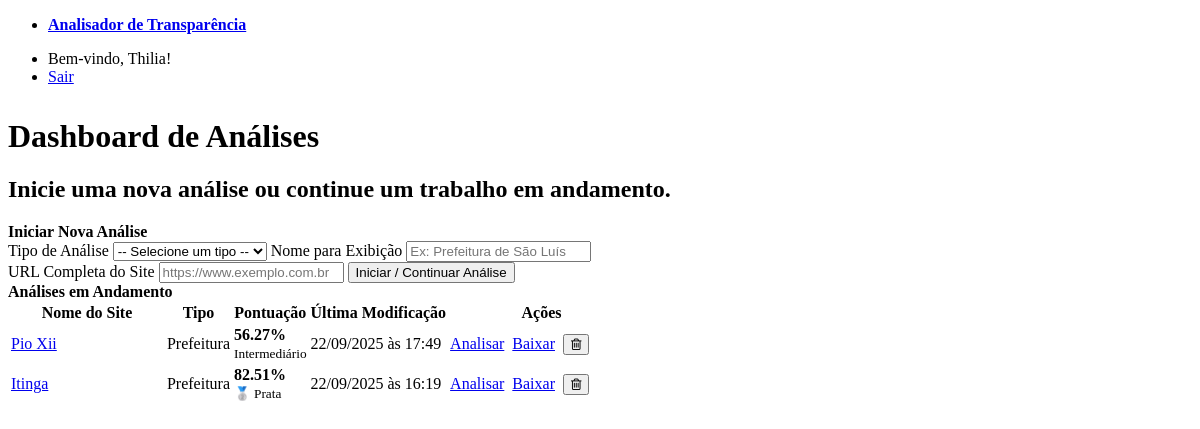
The page / (signed in) on the database its author committed.
### tables this page shows
CREATE TABLE analises (
            id INTEGER PRIMARY KEY AUTOINCREMENT,
            username TEXT NOT NULL,
            site_url TEXT NOT NULL,
            site_nome TEXT,
            tipo_analise TEXT,
            respostas TEXT,
            last_modified TIMESTAMP
        );

### app.py (the view)
@app.route('/')
@login_required
def dashboard():
    analises = db.listar_analises_por_usuario(session['username'])
    matriz_completa = logic.carregar_criterios()
    for analise in analises:
        criterios_para_analise = matriz_completa.get(analise['tipo_analise'])
        score = 0
        selo = "Não iniciado"
        if criterios_para_analise and analise.get('respostas'):
            resultados = logic.calcular_indice_e_selo(analise['respostas'], criterios_para_analise)
            score = resultados['indice']
            selo = resultados['selo']
        analise['score'] = score
        analise['selo'] = selo
        if analise.get('last_modified'):
            dt_obj = datetime.strptime(analise['last_modified'].split('.')[0], '%Y-%m-%d %H:%M:%S')
            analise['last_modified_fmt'] = dt_obj.strftime('%d/%m/%Y às %H:%M')
        else:
            analise['last_modified_fmt'] = "N/A"
        analise['latest_report'] = db.get_latest_report(analise['id'])
    dados_grafico_selos = {
        "labels": [a['selo'] for a in analises if a['selo'] != "Não iniciado"],
        "data": [1 for a in analises if a['selo'] != "Não iniciado"]
    }
    selos_contagem = {}
    [selos_contagem.update({s: selos_contagem.get(s, 0) + 1}) for s in dados_grafico_selos['labels']]
    dados_grafico_selos = {"labels": list(selos_contagem.keys()), "data": list(selos_contagem.values())}
    scores_por_tipo = {
        "Prefeitura": [a['score'] for a in analises if a['tipo_analise'] == 'Prefeitura'],
        "Câmara": [a['score'] for a in analises if a['tipo_analise'] == 'Câmara']
    }
    media_prefeitura = sum(scores_por_tipo["Prefeitura"]) / len(scores_por_tipo["Prefeitura"]) if scores_por_tipo["Prefeitura"] else 0
    media_camara = sum(scores_por_tipo["Câmara"]) / len(scores_por_tipo["Câmara"]) if scores_por_tipo["Câmara"] else 0
    dados_grafico_medias = {"labels": ["Prefeitura", "Câmara"], "data": [media_prefeitura, media_camara]}
    return render_template('dashboard.html', analises=analises, dados_grafico_selos=dados_grafico_selos, dados_grafico_medias=dados_grafico_medias)

### app.py (called while the page is built)
def login_required(f):
    @wraps(f)
    def decorated_function(*args, **kwargs):
        if 'username' not in session:
            flash('Por favor, faça login para aceder a esta página.', 'warning')
            return redirect(url_for('login'))
        return f(*args, **kwargs)
    return decorated_function

### db.py (called while the page is built)
def dict_factory(cursor, row):
    d = {}
    for idx, col in enumerate(cursor.description):
        d[col[0]] = row[idx]
    return d

def listar_analises_por_usuario(username):
    conn = sqlite3.connect(DB_NAME, timeout=15)
    conn.row_factory = dict_factory
    cursor = conn.cursor()
    cursor.execute("SELECT id, site_url, site_nome, tipo_analise, last_modified, respostas FROM analises WHERE username = ? ORDER BY last_modified DESC", (username,))
    analises = cursor.fetchall()
    for analise in analises:
        analise['respostas'] = json.loads(analise['respostas']) if analise.get('respostas') else {}
    conn.close()
    return analises

def get_latest_report(analise_id):
    conn = sqlite3.connect(DB_NAME, timeout=15)
    conn.row_factory = dict_factory
    cursor = conn.cursor()
    cursor.execute("SELECT id, nome_arquivo FROM relatorios WHERE analise_id = ? ORDER BY data_geracao DESC LIMIT 1", (analise_id,))
    report = cursor.fetchone()
    conn.close()
    return report

### templates/dashboard.html (shortened to what this page needs)
{% extends "layout.html" %}
{% block content %}
    <hgroup>
        <h1>Dashboard de Análises</h1>
        <h2>Inicie uma nova análise ou continue um trabalho em andamento.</h2>
    </hgroup>
    <article>
        <header><strong>Iniciar Nova Análise</strong></header>
        <form action="{{ url_for('nova_analise') }}" method="post">
            <div class="grid">
                <label for="tipo_analise">
                    Tipo de Análise
                    <select id="tipo_analise" name="tipo_analise" required>
                        <option value="" disabled selected>-- Selecione um tipo --</option>
                    </select>
                </label>
                <label for="site_nome">
                    Nome para Exibição
                    <input type="text" id="site_nome" name="site_nome" placeholder="Ex: Prefeitura de São Luís" required>
                </label>
            </div>
            <label for="site_url">URL Completa do Site</label>
            <input type="url" id="site_url" name="site_url" placeholder="https://www.exemplo.com.br" required>
            <button type="submit">Iniciar / Continuar Análise</button>
        </form>
    </article>
    <article>
        <header><strong>Análises em Andamento</strong></header>
        <table>
            <thead>
                <tr>
                    <th style="width: 25%;">Nome do Site</th>
                    <th>Tipo</th>
                    <th>Pontuação</th>
                    <th>Última Modificação</th>
                    <th style="width: 30%; text-align: center;">Ações</th>
                </tr>
            </thead>
            <tbody>
                {% for analise in analises %}
                <tr>
                    <td>
                        <a href="{{ analise.site_url }}" target="_blank" title="{{ analise.site_url }}">
                            {{ analise.get('site_nome', analise.site_url) }}
                        </a>
                    </td>
                    <td>{{ analise.tipo_analise }}</td>
                    <td>
                        <strong>{{ "%.2f"|format(analise.score) }}%</strong><br>
                        <small>{{ analise.selo }}</small>
                    </td>
                    <td>{{ analise.last_modified_fmt }}</td>
                    <td>
                        <div style="display: inline-flex; justify-content: center; align-items: center; gap: 0.5rem;">
                            <a href="{{ url_for('pagina_analise', analise_id=analise.id) }}" role="button" class="outline sm">Analisar</a>
                            {% if analise.latest_report %}
                                <a href="{{ url_for('download_relatorio', relatorio_id=analise.latest_report.id) }}" role="button" class="sm">Baixar</a>
                            {% else %}
                                <a href="#" role="button" class="secondary sm" disabled>Baixar</a>
                            {% endif %}
                            <form action="{{ url_for('delete_analise', analise_id=analise.id) }}" method="post" style="margin: 0;"
                                  onsubmit="return confirm('Tem certeza que deseja apagar esta análise? Esta ação não pode ser desfeita.');">
                                <button type="submit" class="outline sm danger" title="Apagar Análise" style="margin: 0;">
                                    <i class="fa fa-trash-o" aria-hidden="true"></i>
                                </button>
                            </form>
                        </div>
                    </td>
                </tr>
                {% else %}
                <tr>
                    <td colspan="5">Nenhuma análise encontrada. Comece uma nova análise acima.</td>
                </tr>
                {% endfor %}
            </tbody>
        </table>
    </article>
{% endblock %}

### templates/layout.html (style rules this page uses)
body { padding-bottom: 5em; }

### rows shown on the page
analises: get "Pio Xii", tipo_analise "Prefeitura", score "56.27", selo "Intermediário", last_modified_fmt "22/09/2025 às 17:49"
analises: get "Itinga", tipo_analise "Prefeitura", score "82.51", selo "🥈 Prata", last_modified_fmt "22/09/2025 às 16:19"

### other values the page prints
{{ session.username }} "Thilia"
